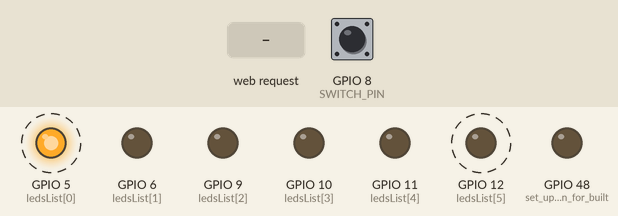
Bench run of a sketch on a simulated ESP32-S3. On the bench: output pins drawn as LEDs (lit = HIGH). Dashed ring = blinking. The test bench sets the inputs (shaded band); at power-on: GPIO 8 (SWITCH_PIN) HIGH. WiFi joins after 1.5 s; servers stay silent unless stated; a WiFi scan finds three made-up networks; what the sketch prints to the serial monitor is not drawn.

Above: at 4.11 s.
5.3 s: GPIO 8 (SWITCH_PIN) pulled LOW for 1 s
At 5.46 s:
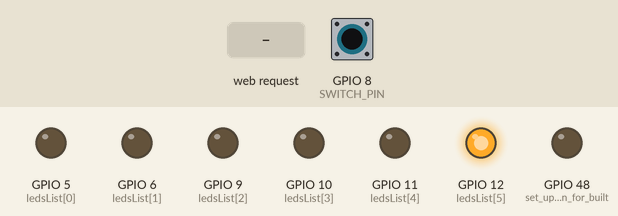
At 6.75 s:
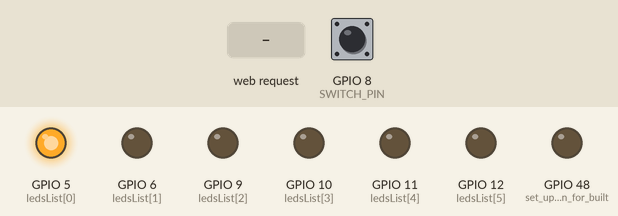
8.4 s: GPIO 8 (SWITCH_PIN) pulled LOW for 3.2 s
At 9.45 s:
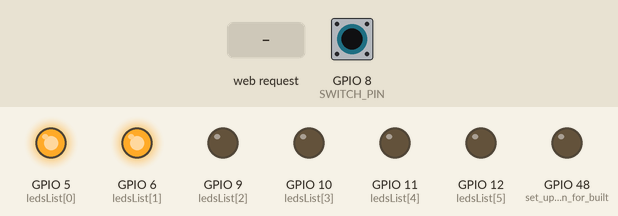
16.1 s: HTTP request GET /wifi received
22.1 s: GPIO 8 (SWITCH_PIN) pulled LOW for 0.5 s
Timing chart, 0 to 26.1 s (numbered marks = the images above; inputs shaded):
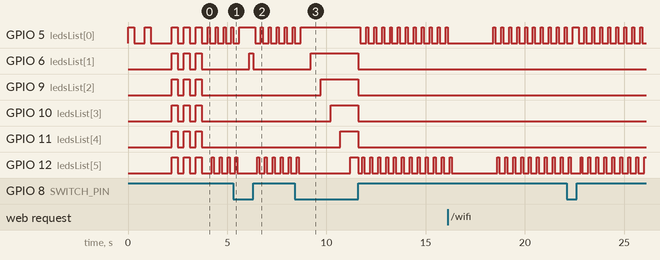

Measured:
- after the input at 5.3 s, GPIO 6 (ledsList[1]): LOW → HIGH after 0.82 s, → LOW 0.18 s later
- after the input at 8.4 s, GPIO 6 (ledsList[1]): LOW → HIGH after 0.80 s, → LOW 2.4 s later; GPIO 9 (ledsList[2]): LOW → HIGH after 1.3 s, → LOW 1.9 s later; GPIO 10 (ledsList[3]): LOW → HIGH after 1.8 s, → LOW 1.4 s later; GPIO 11 (ledsList[4]): LOW → HIGH after 2.3 s, → LOW 0.90 s later

The sketch:

PrAndUpThing.ino
```cpp
// PrAndUpThing.ino

// put your code here
#include <Arduino.h>
#include <Wire.h>
#include <esp_log.h>
#include <PrAndUpThing.h>

int firmwareVersion = 1;
unsigned long pressTime;
bool touching = false;
#define SWITCH_PIN   8

void setup() {
    pinMode(SWITCH_PIN, INPUT_PULLUP);
    setupHelperFunctions();
    initWifiConnection();
    setupWifiPorvisioning();
}

void loop() {
    unsigned long now = millis();

    if (digitalRead(SWITCH_PIN) == LOW){
        if (!touching) {
            pressTime = now;
            touching = true;
        } else {
            // Serial.println(now - pressTime);
            if (now - pressTime > 0 && now - pressTime < 500) {
                ledOn(0);
            } else if (now - pressTime > 500 && now - pressTime < 1000) {
                ledOn(1);
            } else if (now - pressTime > 1000 && now - pressTime < 1500) {
                ledOn(2);
            } else if (now - pressTime > 1500 && now - pressTime < 2000) {
                ledOn(3);
            } else if (now - pressTime > 2000 && now - pressTime < 2500) {
                ledOn(4);
            } else if (now - pressTime > 2500 && now - pressTime < 2750) {
                ledOn(5);
            } else if (now - pressTime > 3000) {
                allLedOff();
                Serial.println("Searching for updates...");
                handleUpdate();
                touching = false;
            }
        }

    } else {
        allLedOff();
        blink(0, 1, 100);
        blink(5, 1, 100);
        touching = false;
        loopWifiProvisioning();
    }
}
```

PrAndUpThing.h
```cpp
#ifndef PR_AND_UP_THING_H
#define PR_AND_UP_THING_H

#include <Arduino.h>
#include <WiFi.h> //wifi library
#include <WebServer.h> // HTTP server library
#include <HTTPClient.h> // ESP32 library for making HTTP requests
#include <Update.h>     // OTA update library

void setupWifiPorvisioning(); void loopWifiProvisioning();
void handleUpdate();
void initWifiConnection();
void setupHelperFunctions();

// Variables for wifi connection /////////////////////////////////////////////
#define WIFI_SSID "wifi" // change to your SSID
#define WIFI_PSK "password"  // change to your password (if any)

// Variables for Access Point ////////////////////////////////////////////////
#define AP_SSID "EVRIPIDOU-" // can be given any ssid
#define AP_PSK "password" // can be given any password

// variables for OTA update (server detatils) ////////////////////////////////
#define FIRMWARE_SERVER_IP_ADDR "192.168.4.2" //change to your server IP
#define FIRMWARE_SERVER_PORT    "8000" //change to your server port

// MAC address ///////////////////////////////////////////////////////////////
extern char MAC_ADDRESS[];
void getMAC(char *);

// LED utilities /////////////////////////////////////////////////////////////
void ledOn(int = -1);
void ledOff(int = -1);
void allLedOff();
void allLedOn();
void blink(int = -1, int = 1, int = 300);
void blinkAll(int = 1, int = 300);
void progressBarLed(float progress);
void updateFinishedLed();

// debugging infrastructure; setting different DBGs true triggers prints ////
#define dbg(b, s) if(b) Serial.print(s)
#define dln(b, s) if(b) Serial.println(s)
#define startupDBG      true
// #define loopDBG         true
// #define monitorDBG      true
#define netDBG          true
// #define miscDBG         true
// #define analogDBG       true
// #define otaDBG          true


// globals for a wifi access point and webserver /////////////////////////////
// extern String apSSID;           // SSID of the AP
extern WebServer webServer;     // a simple web server

void startAP();
void printIPs();

// boilerplate: constants & pattern parts of template
extern const char *boiler[];

typedef struct { int position; const char *replacement; } replacement_t;
void getHtml(String& html, const char *[], int, replacement_t [], int);
// getting the length of an array in C can be complex...
// https://stackoverflow.com/questions/37538/how-do-i-determine-the-size-of-my-array-in-c
#define ALEN(a) ((int) (sizeof(a) / sizeof(a[0]))) // only in definition scope!
#define GET_HTML(strout, boiler, repls) \
  getHtml(strout, boiler, ALEN(boiler), repls, ALEN(repls));


// set up for provisioning //////////////////////////////////////////////////
void initWebServer();
void hndlNotFound();
void hndlRoot();
void hndlWifi();
void hndlWifichz();
void hndlStatus();
void apListForm(String& f);
String ip2str(IPAddress address);

// set up for updating firmware //////////////////////////////////////////////
extern int firmwareVersion; // used to check for updates
int doCloudGet(HTTPClient *, String);
void handleOTAProgress(size_t done, size_t total);

#endif
```

Util.cpp
```cpp
#include "PrAndUpThing.h"

// the leds are as follows:
// 5: red
// 6: red
// 9: yellow
// 10: yellow
// 11: green
// 12: green
int ledsList [] = {5, 6, 9, 10, 11, 12};

void setupHelperFunctions() {
    dln(startupDBG, "Setting up helper functions");
    pinMode(LED_BUILTIN, OUTPUT); // set up GPIO pin for built-in LED
    for (int i = 0; i < 6; i++) {
        pinMode(ledsList[i], OUTPUT);
    }
    allLedOff();
}

void getMAC(char *buf) { // the MAC is 6 bytes, so needs careful conversion...
  uint64_t mac = ESP.getEfuseMac(); // ...to string (high 2, low 4):
  char rev[13];
  sprintf(rev, "%04X%08X", (uint16_t) (mac >> 32), (uint32_t) mac);

  // the byte order in the ESP has to be reversed relative to normal Arduino
  for(int i=0, j=11; i<=10; i+=2, j-=2) {
    buf[i] = rev[j - 1];
    buf[i + 1] = rev[j];
  }
  buf[12] = '\0';
}

void ledOn(int led)  {
    if (led < 0 || led > 5) {
        digitalWrite(LED_BUILTIN, HIGH);
        return;
    };
    digitalWrite(ledsList[led], HIGH);
 }

void ledOff(int led)  {
    if (led < 0 || led > 5) {
        digitalWrite(LED_BUILTIN, LOW);
        return;
    };
    digitalWrite(ledsList[led], LOW);
 }

void blink(int led, int times, int pause) {
  ledOff(led);
  for(int i=0; i<times; i++) {
    ledOn(led); delay(pause); ledOff(led); delay(pause);
  }
}

void blinkAll(int times, int pause) {
    allLedOff();
    for(int i=0; i<times; i++) {
        allLedOn(); delay(pause); allLedOff(); delay(pause);
    }
}

void updateFinishedLed() {
    allLedOff();
    blink(5, 3, 50);
    blink(0, 3, 50);
    blink(4, 3, 50);
    blink(1, 3, 50);
    blink(3, 3, 50);
    blink(2, 3, 50);
    blink(3, 3, 50);
    blink(1, 3, 50);
    blink(4, 3, 50);
    blink(0, 3, 50);
    blink(5, 3, 50);
}

void allLedOff() {
    for (int i = 0; i < 6; i++) {
        ledOff(i);
    }
}

void allLedOn() {
    for (int i = 0; i < 6; i++) {
        ledOn(i);
    }
}
```

WifiProvisioning.cpp
```cpp
// Ex09.cpp/.ino
// adapting access point and web server to allow connection of a device to an
// arbitrary wifi network

#include "PrAndUpThing.h"

char MAC_ADDRESS[13]; // MAC addresses are 12 chars, plus the NULL terminator
String apSSID; // access point SSID
WebServer webServer(80); // a simple web server

void setupWifiPorvisioning() { // initialisation
  Serial.begin(115200); // initialise the serial line
  getMAC(MAC_ADDRESS);  // store the MAC address as a chip identifier
  pinMode(LED_BUILTIN, OUTPUT);       // set up GPIO pin for built-in LED
  dln(startupDBG, "Starting AP");
  startAP();            // fire up the AP...
  dln(startupDBG, "Initialising web server");
  initWebServer();      // ...and the web server
  blinkAll(3, 300);
}

const char *templatePage[] = {    // we'll use Ex07 templating to build pages
  "<html><head><title>",                                                //  0
  "default title",                                                      //  1
  "</title>\n",                                                         //  2
  "<meta charset='utf-8'>",                                             //  3
  "<meta name='viewport' content='width=device-width, initial-scale=1.0'>\n"
  "<style>body{background:#FFF; color: #000; font-family: sans-serif;", //  4
  "font-size: 150%;}</style>\n",                                        //  5
  "</head><body>\n",                                                    //  6
  "<h2>Welcome to Thing!</h2>\n",                                       //  7
  "<!-- page payload goes here... -->\n",                               //  8
  "<!-- ...and/or here... -->\n",                                       //  9
  "\n<p><a href='/'>Home</a>&nbsp;&nbsp;&nbsp;</p>\n",                  // 10
  "</body></html>\n\n",                                                 // 11
};

void loopWifiProvisioning() { // the workhorse
  webServer.handleClient(); // serve pending web requests every loop
}

// start the Access Point
void startAP() {
  apSSID = String(AP_SSID);
  apSSID.concat(MAC_ADDRESS);

  if(! WiFi.mode(WIFI_AP_STA))
    dln(startupDBG, "failed to set Wifi mode");
  if(! WiFi.softAP(apSSID.c_str(), AP_PSK))
    dln(startupDBG, "failed to start soft AP");
  printIPs();
}

void printIPs() {
  if(startupDBG) { // easier than the debug macros for multiple lines etc.
    Serial.print("AP SSID: ");
    Serial.print(apSSID);
    Serial.print("; IP address(es): local=");
    Serial.print(WiFi.localIP());
    Serial.print("; AP=");
    Serial.println(WiFi.softAPIP());
  }
  if(netDBG)
    WiFi.printDiag(Serial);
}

void initWebServer() { // changed naming conventions to avoid clash with Ex06
  // register callbacks to handle different paths
  webServer.on("/", hndlRoot);              // slash
  webServer.onNotFound(hndlNotFound);       // 404s...
  webServer.on("/generate_204", hndlRoot);  // Android captive portal support
  webServer.on("/L0", hndlRoot);            // TODO is this...
  webServer.on("/L2", hndlRoot);            // ...IoS captive portal...
  webServer.on("/ALL", hndlRoot);           // ...stuff?
  webServer.on("/wifi", hndlWifi);          // page for choosing an AP
  webServer.on("/wifichz", hndlWifichz);    // landing page for AP form submit
  webServer.on("/status", hndlStatus);      // status check, e.g. IP address

  webServer.begin();
  dln(startupDBG, "HTTP server started");
}

void getHtml( // turn array of strings & set of replacements into a String
  String& html, const char *boiler[], int boilerLen,
  replacement_t repls[], int replsLen
) {
  for(int i = 0, j = 0; i < boilerLen; i++) {
    if(j < replsLen && repls[j].position == i)
      html.concat(repls[j++].replacement);
    else
      html.concat(boiler[i]);
  }
}

// webserver handler callbacks
void hndlNotFound() {
  dbg(netDBG, "URI Not Found: ");
  dln(netDBG, webServer.uri());
  webServer.send(200, "text/plain", "URI Not Found");
}
void hndlRoot() {
  dln(netDBG, "serving page notionally at /");
  replacement_t repls[] = { // the elements to replace in the boilerplate
    {  1, apSSID.c_str() },
    {  8, "" },
    {  9, "<p>Choose a <a href=\"wifi\">wifi access point</a>.</p>" },
    { 10, "<p>Check <a href='/status'>wifi status</a>.</p>" },
  };
  String htmlPage = ""; // a String to hold the resultant page
  GET_HTML(htmlPage, templatePage, repls); // GET_HTML sneakily added to Ex07
  webServer.send(200, "text/html", htmlPage);
}
void hndlWifi() {
  dln(netDBG, "serving page at /wifi");

  String form = ""; // a form for choosing an access point and entering key
  apListForm(form);
  replacement_t repls[] = { // the elements to replace in the boilerplate
    { 1, apSSID.c_str() },
    { 7, "<h2>Network configuration</h2>\n" },
    { 8, "" },
    { 9, form.c_str() },
  };
  String htmlPage = ""; // a String to hold the resultant page
  GET_HTML(htmlPage, templatePage, repls); // GET_HTML sneakily added to Ex07

  webServer.send(200, "text/html", htmlPage);
}
void hndlWifichz() {
  dln(netDBG, "serving page at /wifichz");

  String title = "<h2>Joining wifi network...</h2>";
  String message = "<p>Check <a href='/status'>wifi status</a>.</p>";

  String ssid = "";
  String key = "";
  for(uint8_t i = 0; i < webServer.args(); i++ ) {
    if(webServer.argName(i) == "ssid")
      ssid = webServer.arg(i);
    else if(webServer.argName(i) == "key")
      key = webServer.arg(i);
  }

  if(ssid == "") {
    message = "<h2>Ooops, no SSID...?</h2>\n<p>Looks like a bug :-(</p>";
  } else {
    char ssidchars[ssid.length()+1];
    char keychars[key.length()+1];
    ssid.toCharArray(ssidchars, ssid.length()+1);
    key.toCharArray(keychars, key.length()+1);
    WiFi.begin(ssidchars, keychars);
  }

  replacement_t repls[] = { // the elements to replace in the template
    { 1, apSSID.c_str() },
    { 7, title.c_str() },
    { 8, "" },
    { 9, message.c_str() },
  };
  String htmlPage = "";     // a String to hold the resultant page
  GET_HTML(htmlPage, templatePage, repls);

  webServer.send(200, "text/html", htmlPage);
}
void hndlStatus() {         // UI for checking connectivity etc.
  dln(netDBG, "serving page at /status");

  String s = "";
  s += "<ul>\n";
  s += "\n<li>SSID: ";
  s += WiFi.SSID();
  s += "</li>";
  s += "\n<li>Status: ";
  switch(WiFi.status()) {
    case WL_IDLE_STATUS:
      s += "WL_IDLE_STATUS</li>"; break;
    case WL_NO_SSID_AVAIL:
      s += "WL_NO_SSID_AVAIL</li>"; break;
    case WL_SCAN_COMPLETED:
      s += "WL_SCAN_COMPLETED</li>"; break;
    case WL_CONNECTED:
      s += "WL_CONNECTED</li>"; break;
    case WL_CONNECT_FAILED:
      s += "WL_CONNECT_FAILED</li>"; break;
    case WL_CONNECTION_LOST:
      s += "WL_CONNECTION_LOST</li>"; break;
    case WL_DISCONNECTED:
      s += "WL_DISCONNECTED</li>"; break;
    default:
      s += "unknown</li>";
  }

  s += "\n<li>Local IP: ";     s += ip2str(WiFi.localIP());
  s += "</li>\n";
  s += "\n<li>Soft AP IP: ";   s += ip2str(WiFi.softAPIP());
  s += "</li>\n";
  s += "\n<li>AP SSID name: "; s += apSSID;
  s += "</li>\n";

  s += "</ul></p>";

  replacement_t repls[] = { // the elements to replace in the boilerplate
    { 1, apSSID.c_str() },
    { 7, "<h2>Status</h2>\n" },
    { 8, "" },
    { 9, s.c_str() },
  };
  String htmlPage = ""; // a String to hold the resultant page
  GET_HTML(htmlPage, templatePage, repls); // GET_HTML sneakily added to Ex07

  webServer.send(200, "text/html", htmlPage);
}

void apListForm(String& f) { // utility to create a form for choosing AP
  const char *checked = " checked";
  int n = WiFi.scanNetworks();
  dbg(netDBG, "scan done: ");

  if(n == 0) {
    dln(netDBG, "no networks found");
    f += "No wifi access points found :-( ";
    f += "<a href='/'>Back</a><br/><a href='/wifi'>Try again?</a></p>\n";
  } else {
    dbg(netDBG, n); dln(netDBG, " networks found");
    f += "<p>Wifi access points available:</p>\n"
         "<p><form method='POST' action='wifichz'> ";
    for(int i = 0; i < n; ++i) {
      f.concat("<input type='radio' name='ssid' value='");
      f.concat(WiFi.SSID(i));
      f.concat("'");
      f.concat(checked);
      f.concat(">");
      f.concat(WiFi.SSID(i));
      f.concat(" (");
      f.concat(WiFi.RSSI(i));
      f.concat(" dBm)");
      f.concat("<br/>\n");
      checked = "";
    }
    f += "<br/>Pass key: <input type='textarea' name='key'><br/><br/> ";
    f += "<input type='submit' value='Submit'></form></p>";
  }
}
String ip2str(IPAddress address) { // utility for printing IP addresses
  return
    String(address[0]) + "." + String(address[1]) + "." +
    String(address[2]) + "." + String(address[3]);
}
```

WifiSetup.cpp
```cpp
// Adapded from Ex10.cpp/.ino
//
// Initial wifi setup; connect to the network
//

#include "PrAndUpThing.h"

void initWifiConnection() {
    Serial.begin(115200);
    // get on the network
    dln(startupDBG, "Connecting to Wifi");
    dln(startupDBG, "Wifi SSID: " + String(WIFI_SSID));
    dln(startupDBG, "Wifi PSK: ");
    WiFi.begin(WIFI_SSID, WIFI_PSK);
    uint16_t connectionTries = 0;
    Serial.print("trying to connect to Wifi...");
    while(WiFi.status() != WL_CONNECTED) {
        Serial.print(".");
        blink(0, 1, 300);
        if(connectionTries++ % 75 == 0) Serial.println("");
            delay(250);
    }
    delay(500); // let things settle for half a second
    Serial.println("Connected to Wifi successfully");
}
```
